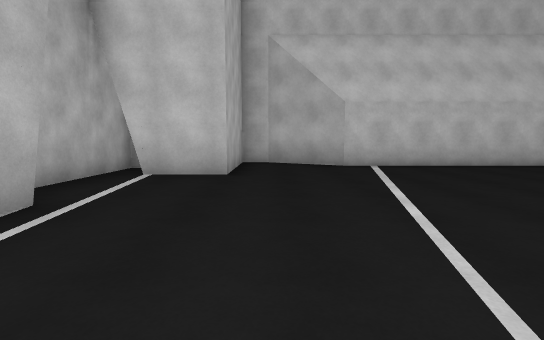
[1] (above)

14 first-person views from a walk through a scene from a Unity 3-D project. The camera is 1.3 m above the floor, tilts 6° down and sees 85° across. The floor is counted in squares, 2 m on a side. Each view is taken from the middle of a square. On the plan, view 1 faces up. The plan holds only what a view shows up to about 9 squares ahead; the rest is blank. The place goes on beyond the plan. The player is left out. Some animated figures are not drawn.

[2]
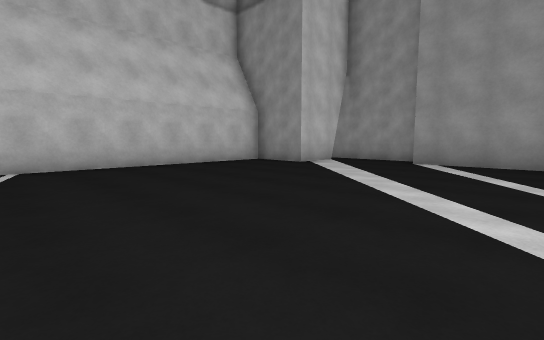

[3]
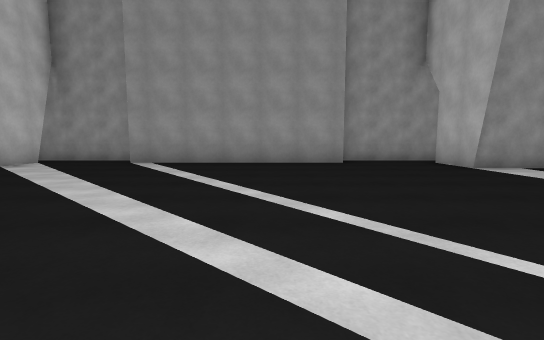

[4]
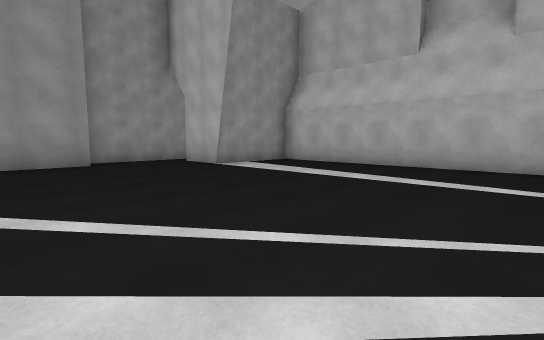

[5]
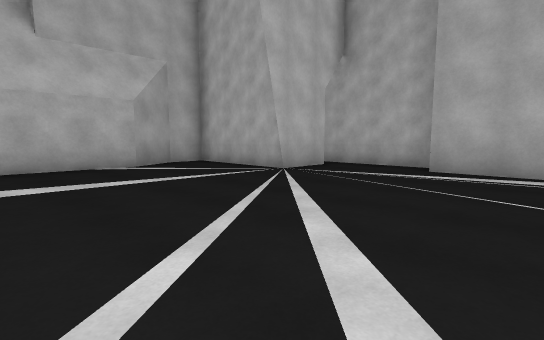

[6]
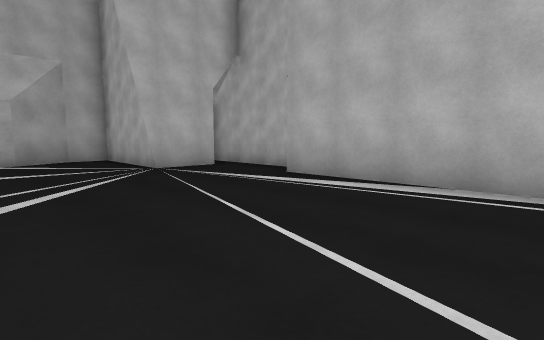

[7]
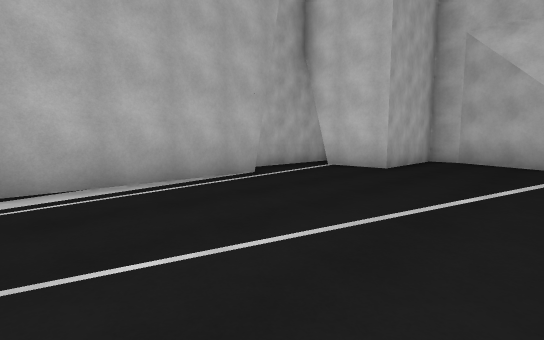

[8]
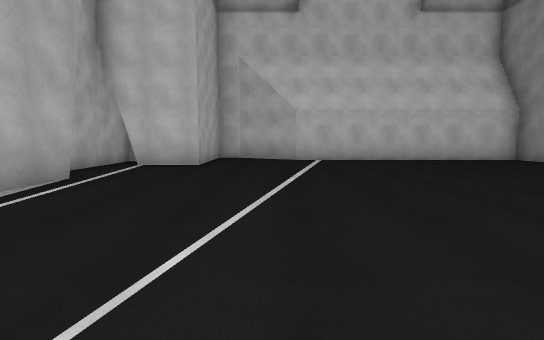

[9]
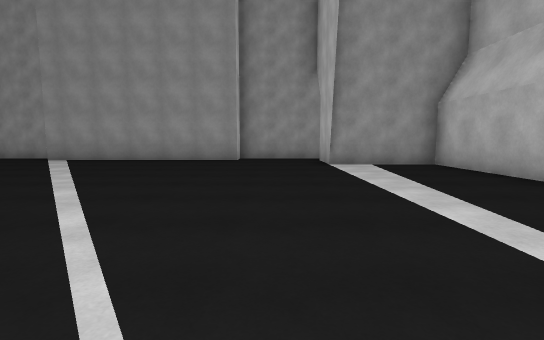

[10]
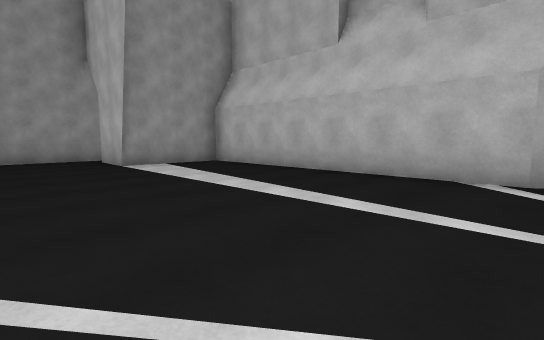

[11]
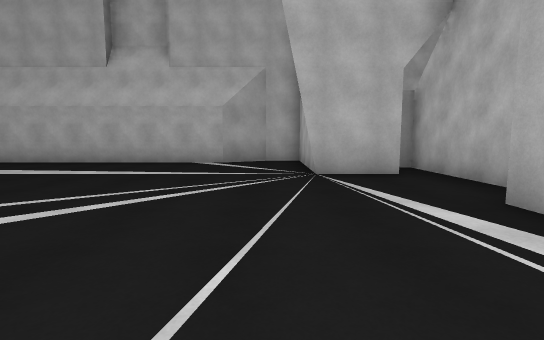

[12]
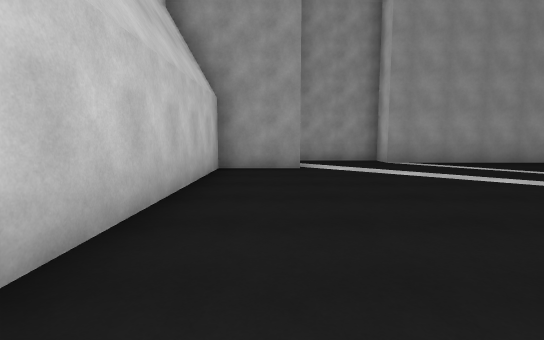

[13]
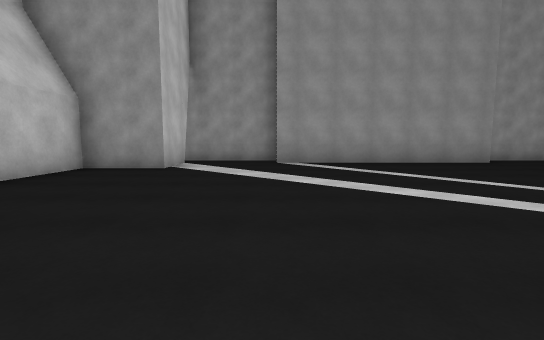

[14]
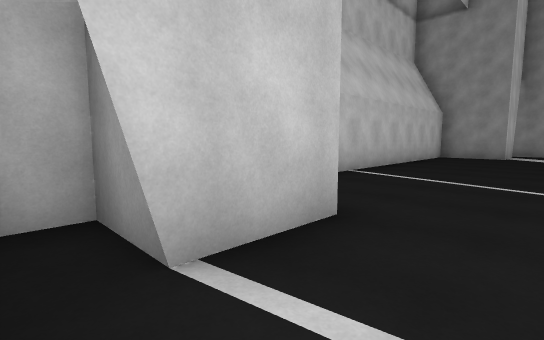

### Floor plan
Points are (right, up) in squares from view 1. A wall is a line through its corners. A room is listed if a view was taken in it or the views show most of it. See-through windows are left out.
Room 1 (views 1, 2, 3, 4, 5, 6, 7, 8, 9, 10, 11, 12, 13, 14)
walls: (10.1, -3) (10.1, 2.9) (10.9, 2.9) (10.9, 6); (8.2, -5.5) (10.1, -5.5); (-2.3, 3.1) (-2.3, -3); (-3.2, -3.1) (-3.2, -6.8); (-2.3, 5.5) (-2.3, 6.6) (-3.2, 6.6) (-3.2, 3.6); (10.4, 5.4) (8.5, 5.4) (8.5, 7.2) (1.8, 7.2) (-0.1, 8.2) (-0.8, 8.2) (-0.8, 5.4) (-2.6, 5.4); (-2.4, -5.5) (-0.8, -5.5) (-0.8, -8.8) (0.2, -8.8) (1.3, -8.2) (8.5, -8.2) (8.5, -5.4); (10.9, -6) (10.9, -3.1)

Where each view was taken, in squares from view 1:
view 1: 0 up, 0 right, facing up
view 2: 0 up, 2 right, facing up-right
view 3: 1 down, 2 right, facing right
view 4: 1 down, 2 right, facing down-right
view 5: 1 down, 4 right, facing down-left
view 6: 1 up, 2 right, facing down-left
view 7: 1 down, 2 right, facing up-left
view 8: 2 down, 1 right, facing up
view 9: 4 down, 1 right, facing right
view 10: 3 down, 1 right, facing down-right
view 11: 0 up, 0 right, facing down
view 12: 6 up, 2 right, facing right
view 13: 3 up, 2 right, facing right
view 14: 4 up, 3 left, facing up-right
